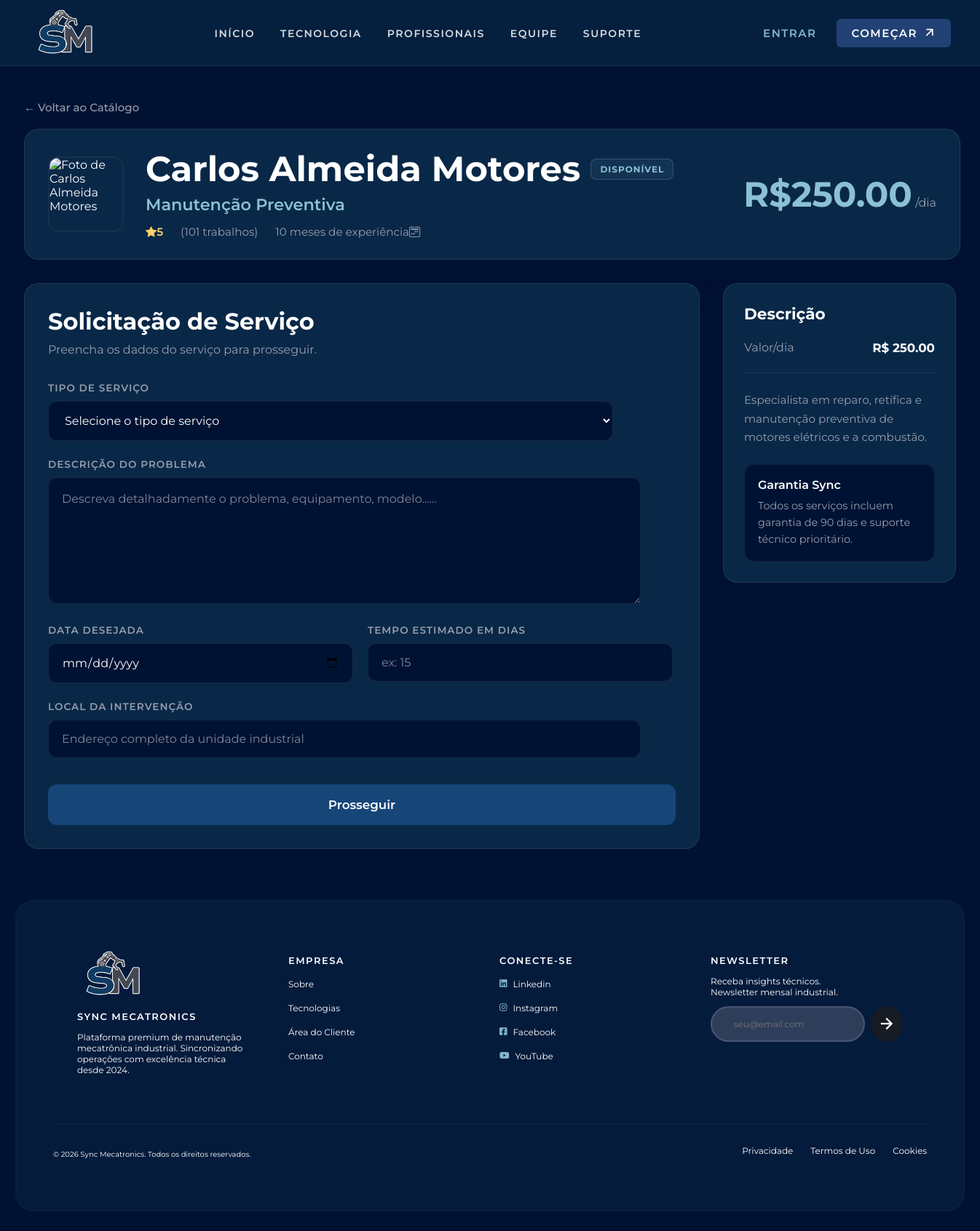
Screenshot of /contratar.php?id=3 with the database file from the repository.
### tables this page shows
CREATE TABLE IF NOT EXISTS usuarios (
        id_user INT AUTO_INCREMENT PRIMARY KEY,
        img_user VARCHAR(255),
        nome VARCHAR(100) NOT NULL,
        email VARCHAR(100) UNIQUE NOT NULL,
        senha VARCHAR(255) NOT NULL,
        telefone VARCHAR(20) NOT NULL,
        cpf_cnpj VARCHAR(20) UNIQUE NOT NULL,
        tipo ENUM ('PF', 'PJ') NOT NULL,
        categoria ENUM ('cliente', 'profissional', 'admin') NOT NULL,
        especialidade VARCHAR(100) NULL,
        status ENUM ('Disponível', 'Em Atendimento', 'Inativo') NULL,
        valor_dia DECIMAL(10,2) NULL,
        descricao_func TEXT NULL,
        notas INT NULL CHECK (notas BETWEEN 0 AND 5),
        data_cadastro DATE NOT NULL DEFAULT (CURRENT_DATE)
    );

### crud.php (called while the page is built, shortened)
<?php
try {
    function read($pdo, $table, $where = null) {
        $sql = "SELECT * FROM $table";
        if ($where) {
            $sql .= " WHERE $where";
        }
        $stmt = $pdo->query($sql);
        return $stmt->fetch(PDO::FETCH_ASSOC);
    }
} catch (PDOException $e) {
    die("Erro de conexão: " . $e->getMessage());
}

### contratar.php (the view, shortened to what this page needs)
<?php
require_once 'crud.php';
$idcard = intval($_GET['id']);
$profissional = read($pdo, 'usuarios', "id_user=$idcard");
    $meses = ($profissional['id_user'] * 3) % 60 + 1;
    $servicos = ($profissional['id_user'] * 17) % 500 + 50;
if (!empty($profissional['img_user']) && file_exists('./img/uploads/usuarios/profissionais/'. $profissional['img_user'])) {
    $foto = $profissional['img_user'];
} else {
    $foto = 'foto_default.png';
}
$trabalhos = 0;
$nt = $trabalhos + $servicos;
?>
<!DOCTYPE html>
<html lang="pt-br">
<head>
    <link rel="stylesheet" href="./css/contratar.css">
    <link rel="stylesheet" href="./css/partials.css">
    <link rel="stylesheet" href="https://cdn.jsdelivr.net/npm/bootstrap-icons@1.11.3/font/bootstrap-icons.min.css" />
</head>
<body>
    <?php require_once 'partials/header.php'; ?>
    <main>
        <section class="perfil-profissional">
            <a href="./catalogo_profissionais.php" class="voltar">
                ← Voltar ao Catálogo
            </a>
            <?php
            echo '
                <div class="card-profissional">
                    <div class="foto-profissional">
                    <img src="./img/uploads/usuarios/profissionais/' . $foto . '"
                    alt="Foto de ' . $profissional['nome'] . '">
                    </div>
                    <div class="info-profissional">
                        <div class="topo-info">
                            <h1>' . $profissional['nome'] . '</h1>
                            <span class="disponibilidade">' . $profissional['status'] . '</span>
                        </div>
                        <h2>' . $profissional['especialidade'] . '</h2>
                        <div class="meta-info">
                            <span class="avaliacao"><i class="bi bi-star-fill"></i>' . $profissional['notas'] . '</span>
                            <span>('.$nt.' trabalhos)</span>
                            <span>'.$meses.' meses de experiência<i class="bi bi-calendar2-week"></i></span>
                        </div>
                    </div>
                    <div class="preco-servico">
                        <span class="valor">R$' . $profissional['valor_dia'] . '</span>
                        <span class="periodo">/dia</span>
                    </div>
                </div>
                ';
            ?>
        </section>
        <section class="solicitacao-container">
            <div class="formulario-card">
                <h2>Solicitação de Serviço</h2>
                <p class="descricao-formulario">
                    Preencha os dados do serviço para prosseguir.
                </p>
                <form action="./user/segundo_contrato.php" method="POST">
                    <div class="campo">
                        <label>Tipo de Serviço</label>
                        <select name="tipo_serv" required>
                            <option selected disabled>Selecione o tipo de serviço</option>
                        </select>
                    </div>
                    <div class="campo">
                        <label>Descrição do Problema</label>
                        <textarea name="desc" maxlength="500"
                            placeholder="Descreva detalhadamente o problema, equipamento, modelo......" required></textarea>
                    </div>
                    <div class="linha-dupla">
                        <div class="campo">
                            <label>Data Desejada</label>
                            <input type="date" name="data" required>
                        </div>
                        <div class="campo">
                            <label for="">Tempo Estimado em Dias</label>
                            <input type="number" name="tempo" placeholder="ex: 15" required>
                        </div>
                    </div>
                    <div class="campo">
                        <label>Local da Intervenção</label>
                        <input name="end_serv" type="text" placeholder="Endereço completo da unidade industrial" required>
                    </div>
                    <button class="btn-prosseguir">
                        Prosseguir
                    </button>
                </form>
            </div>
            <?php
            echo '
                <div class="desc-card">
                    <h3>Descrição</h3>
                    <div class="linha-desc">
                        <span>Valor/dia</span>
                        <strong>R$ ' . $profissional['valor_dia'] . '</strong>
                    </div>
                    <hr>
                    <p class="texto-desc">
                       ' . $profissional['descricao_func'] . '
                    </p>
                    <div class="garantia-box">
                        <h4>Garantia Sync</h4>
                        <p>
                            Todos os serviços incluem garantia de 90 dias e suporte técnico prioritário.
                        </p>
                    </div>
                </div>
                ';
            ?>
        </section>
    </main>
    <?php require_once 'partials/footer.php'; ?>
</body>
</html>

### css/partials.css (style rules this page uses)
html, body { min-height: 100%; }
body { min-height: 100vh; display: flex; flex-direction: column; padding-top: 90px; }
main { flex: 1; }

### rows the page displays
usuarios: nome "Carlos Almeida Motores", status "DISPONÍVEL", especialidade "Manutenção Preventiva", notas "5", id_user "101", id_user "10", valor_dia "250.00", descricao_func "Especialista em reparo, retífica e manutenção preventiva de motores elétricos e a combustão."
